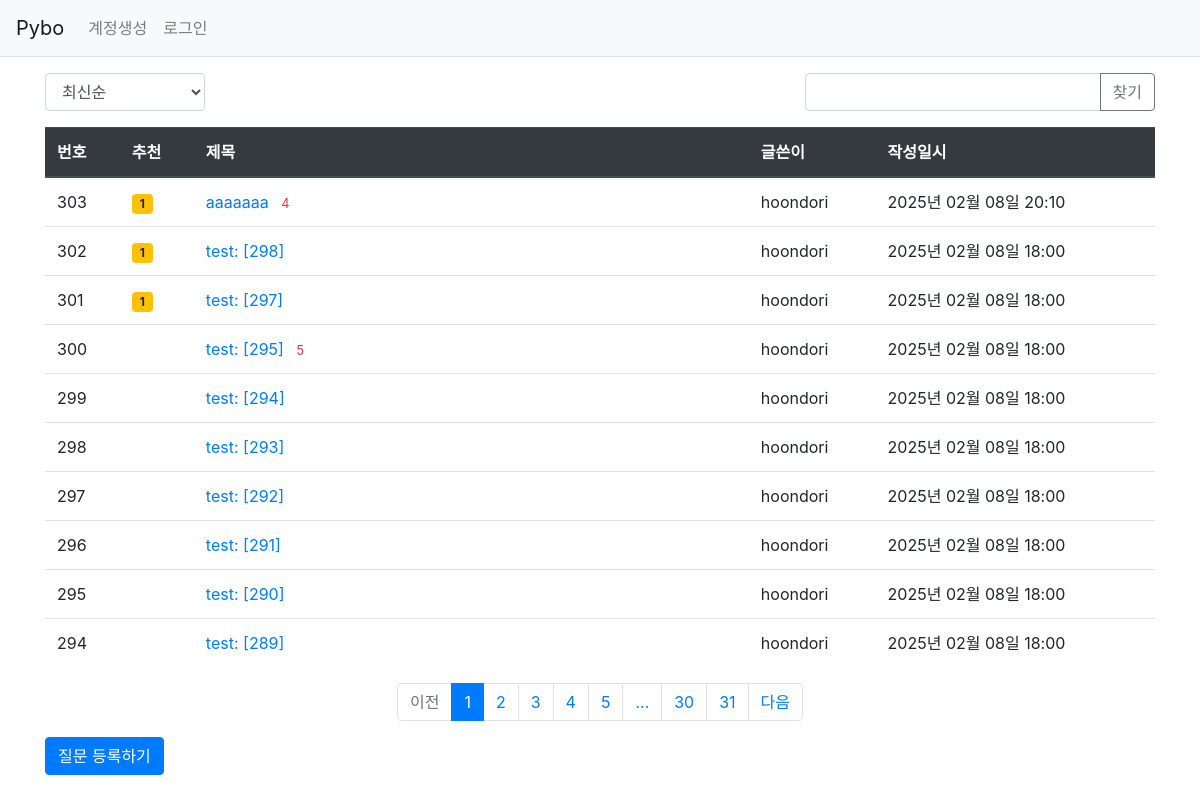
The page /question/list on the database as committed earlier.
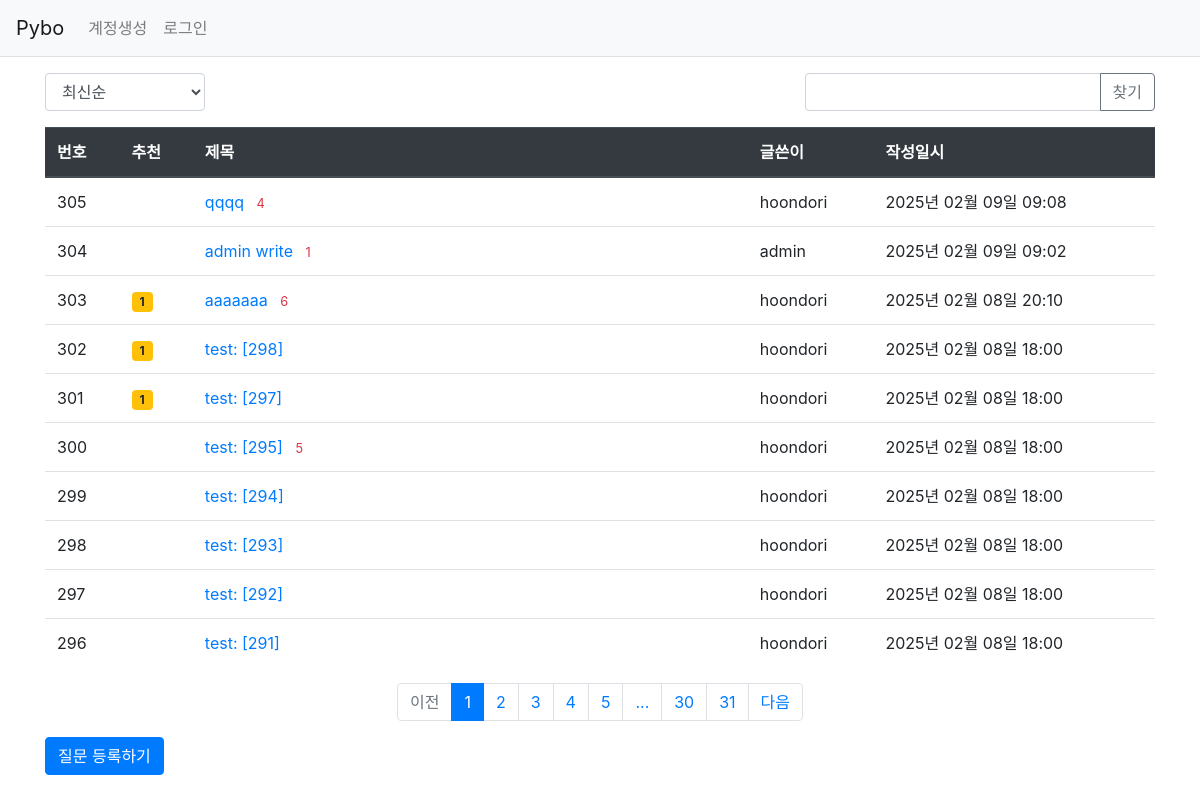
The same page on the database as committed later.
### pybo/models.py (models this page shows)
class Question(db.Model):
    id = db.Column(db.Integer, primary_key=True)
    subject = db.Column(db.String(200), nullable=False)
    content = db.Column(db.Text(), nullable=False)
    create_date = db.Column(db.DateTime(), nullable=False)
    user_id = db.Column(db.Integer, db.ForeignKey('user.id', ondelete='CASCADE'), nullable=False)
    user = db.relationship('User', backref=db.backref('question_set'))
    modify_date = db.Column(db.DateTime(), nullable=True)
    voter = db.relationship('User', secondary=question_voter, backref=db.backref('question_voter_set'))

class User(db.Model):
    id = db.Column(db.Integer, primary_key=True)
    username = db.Column(db.String(150), unique=True, nullable=False)
    password = db.Column(db.String(200), nullable=False)
    email = db.Column(db.String(120), unique=True, nullable=False)

### pybo/views/question_views.py (the view, shortened to what this page needs)
@bp.route("/list")
def _list():
    page = request.args.get('page', type=int, default=1) # 페이지
    kw = request.args.get('kw', type=str, default='') # 검색어
    so = request.args.get('so', type=str, default='') # 정렬
    if so == 'recommend':
        sub_query = db.session.query(question_voter.c.question_id, func.count('*').label('num_voter')) \
            .group_by(question_voter.c.question_id).subquery()
        question_list = Question.query \
            .outerjoin(sub_query, Question.id == sub_query.c.question_id) \
            .order_by(sub_query.c.num_voter.desc(), Question.create_date.desc())
    elif so == 'popular':
        sub_query = db.session.query(Answer.question_id, func.count('*').label('num_answer')) \
            .group_by(Answer.question_id).subquery()
        question_list = Question.query \
            .outerjoin(sub_query, Question.id == sub_query.c.question_id) \
            .order_by(sub_query.c.num_answer.desc(), Question.create_date.desc())
    else:  # recent
        question_list = Question.query.order_by(Question.create_date.desc())
    question_list = question_list.paginate(page=page, per_page=10)
    return render_template('question/question_list.html', question_list=question_list)

### pybo/filter.py (called while the page is built)
def format_datetime(value, fmt='%Y년 %m월 %d일 %H:%M'):
    return value.strftime(fmt)

### pybo/views/auth_views.py (called while the page is built)
@bp.before_app_request
def load_logged_in_user():
    user_id = session.get('user_id')
    if user_id is None:
        g.user = None
    else:
        g.user = User.query.get(user_id)

### pybo/templates/question/question_list.html (shortened to what this page needs)
{% extends 'base.html' %}
{% block content %}
<div class="container my-3">
    <div class="row justify-content-between my-3">
        <div class="col-2">
            <select class="form-control so">
                <option value="recent" {% if so=='recent' %}selected{% endif %}>최신순</option>
            </select>
        </div>
        <div class="col-4 input-group">
            <input type="text" class="form-control kw" value="{{ kw or '' }}">
            <div class="input-group-append">
                <button class="btn btn-outline-secondary" type="button" id="btn_search">찾기</button>
            </div>
        </div>
    </div>
    <table class="table">
        <thead>
        <tr class="thead-dark">
            <th>번호</th>
            <th>추천</th>
            <th style="width:50%">제목</th>
            <th>글쓴이</th>
            <th>작성일시</th>
        </tr>
        </thead>
        <tbody>
        {% if question_list %}
        {% for question in question_list.items %}
        <tr>
            <td>{{ question_list.total - ((question_list.page-1)*question_list.per_page) - loop.index }}</td>
            <td>
                {% if question.voter|length > 0 %}
                <span class="badge badge-warning px-2 py-1">{{ question.voter|length }} </span>
                {% endif %}
            </td>
            <td class="text-left">
                <a href="{{ url_for('question.detail', question_id=question.id) }}">{{ question.subject }}</a>
                {% if question.answer_set|length > 0 %}
                <span class="text-danger small ml-2">{{question.answer_set|length}}</span>
                {% endif %}
            </td>
            <td> {{ question.user.username }} </td>
            <td>{{ question.create_date|datetime }}</td>
        </tr>
        {% endfor %}
        {% else %}
        <tr>
            <td colspan="3">질문이 없습니다.</td>
        </tr>
        {% endif %}
        </tbody>
    </table>
    <ul class="pagination justify-content-center">
        {% if question_list.has_prev %}
        <li class="page-item">
            <a class="page-link" data-page="{{ question_list.prev_num }}" href="#">이전</a>
        </li>
        {% else %}
        <li class="page-item disabled">
            <a class="page-link" tabindex="-1" aria-disabled="true" href="#">이전</a>
        </li>
        {% endif %}
        {% for page_num in question_list.iter_pages() %}
            {% if page_num %}
                {% if page_num != question_list.page %}
                <li class="page-item">
                    <a class="page-link" data-page="{{ page_num }}" href="#">{{ page_num }}</a>
                </li>
                {% else %}
                <li class="page-item active" aria-current="page">
                    <a class="page-link" href="#">{{ page_num }}</a>
                </li>
                {% endif %}
           {% else %}
                <li class="disabled">
                    <a class="page-link" href="#">...</a>
                </li>
           {% endif %}
        {% endfor %}
        {% if question_list.has_next %}
        <li class="page-item">
            <a class="page-link" data-page="{{ question_list.next_num }}" href="#">다음</a>
        </li>
        {% else %}
        <li class="page-item disabled">
            <a class="page-link" tabindex="-1" aria-disabled="true" href="#">다음</a>
        </li>
        {% endif %}
    </ul>
    <a href="{{ url_for('question.create') }}" class="btn btn-primary">질문 등록하기</a>
</div>
{% endblock %}

Rows that differ between the two databases and show on the page:
no longer on this page (row unchanged): Question: total "295", subject "test: [290]", user.username "hoondori", create_date "2025년 02월 08일 18:00"
no longer on this page (row unchanged): Question: total "294", subject "test: [289]", user.username "hoondori", create_date "2025년 02월 08일 18:00"
added Question: total "305", subject "qqqq", answer_set|length "4", user.username "hoondori", create_date "2025년 02월 09일 09:08"
added Question: total "304", subject "admin write", answer_set|length "1", user.username "admin", create_date "2025년 02월 09일 09:02"
computed for Question "aaaaaaa": answer_set|length "4" → "6"
